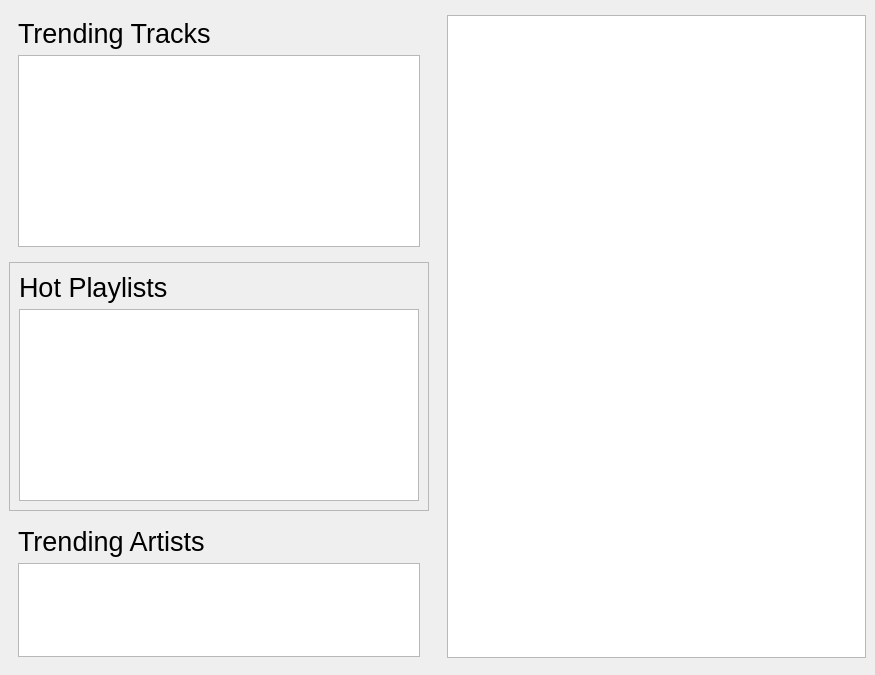
<?xml version="1.0" encoding="UTF-8"?>
<ui version="4.0">
 <class>NetworkActivityWidget</class>
 <widget class="QWidget" name="NetworkActivityWidget">
  <property name="geometry">
   <rect>
    <x>0</x>
    <y>0</y>
    <width>875</width>
    <height>675</height>
   </rect>
  </property>
  <layout class="QHBoxLayout" name="horizontalLayout_2">
   <property name="spacing">
    <number>0</number>
   </property>
   <property name="margin">
    <number>0</number>
   </property>
   <item>
    <widget class="QFrame" name="frame">
     <property name="font">
      <font>
       <pointsize>10</pointsize>
      </font>
     </property>
     <layout class="QVBoxLayout" name="verticalLayout">
      <item>
       <widget class="QFrame" name="trendingTracksFrame">
        <layout class="QVBoxLayout" name="verticalLayout_3">
         <item>
          <widget class="QLabel" name="trendingTracksLabel">
           <property name="font">
            <font>
             <pointsize>20</pointsize>
            </font>
           </property>
           <property name="text">
            <string>Trending Tracks</string>
           </property>
          </widget>
         </item>
         <item>
          <widget class="TrackView" name="trendingTracksView">
           <property name="sizePolicy">
            <sizepolicy hsizetype="Expanding" vsizetype="MinimumExpanding">
             <horstretch>0</horstretch>
             <verstretch>0</verstretch>
            </sizepolicy>
           </property>
           <property name="minimumSize">
            <size>
             <width>320</width>
             <height>0</height>
            </size>
           </property>
          </widget>
         </item>
        </layout>
       </widget>
      </item>
      <item>
       <widget class="QFrame" name="playlistsFrame">
        <property name="frameShape">
         <enum>QFrame::StyledPanel</enum>
        </property>
        <property name="frameShadow">
         <enum>QFrame::Raised</enum>
        </property>
        <layout class="QVBoxLayout" name="verticalLayout_4">
         <item>
          <widget class="QLabel" name="hotPlaylistsLabel">
           <property name="font">
            <font>
             <pointsize>20</pointsize>
            </font>
           </property>
           <property name="text">
            <string>Hot Playlists</string>
           </property>
          </widget>
         </item>
         <item>
          <widget class="Hatchet::Widgets::PlaylistWidget" name="playlistView">
           <property name="sizePolicy">
            <sizepolicy hsizetype="MinimumExpanding" vsizetype="MinimumExpanding">
             <horstretch>0</horstretch>
             <verstretch>0</verstretch>
            </sizepolicy>
           </property>
           <property name="minimumSize">
            <size>
             <width>320</width>
             <height>0</height>
            </size>
           </property>
          </widget>
         </item>
        </layout>
       </widget>
      </item>
      <item>
       <widget class="QFrame" name="trendingArtistsFrame">
        <layout class="QVBoxLayout" name="verticalLayout_5">
         <item>
          <widget class="QLabel" name="trendingArtistsLabel">
           <property name="font">
            <font>
             <pointsize>20</pointsize>
            </font>
           </property>
           <property name="text">
            <string>Trending Artists</string>
           </property>
          </widget>
         </item>
         <item>
          <widget class="GridView" name="trendingArtistsView">
           <property name="minimumSize">
            <size>
             <width>320</width>
             <height>0</height>
            </size>
           </property>
          </widget>
         </item>
        </layout>
       </widget>
      </item>
      <item>
       <spacer name="verticalSpacer">
        <property name="orientation">
         <enum>Qt::Vertical</enum>
        </property>
        <property name="sizeHint" stdset="0">
         <size>
          <width>20</width>
          <height>8</height>
         </size>
        </property>
       </spacer>
      </item>
     </layout>
    </widget>
   </item>
   <item>
    <widget class="QFrame" name="chartsFrame">
     <layout class="QHBoxLayout" name="horizontalLayout">
      <item>
       <layout class="QVBoxLayout" name="verticalLayout_2" stretch="0,1,0">
        <item>
         <widget class="Hatchet::Breadcrumb" name="breadCrumbLeft" native="true"/>
        </item>
        <item>
         <widget class="TrackView" name="tracksViewLeft">
          <property name="sizePolicy">
           <sizepolicy hsizetype="Expanding" vsizetype="Expanding">
            <horstretch>0</horstretch>
            <verstretch>0</verstretch>
           </sizepolicy>
          </property>
          <property name="minimumSize">
           <size>
            <width>320</width>
            <height>0</height>
           </size>
          </property>
         </widget>
        </item>
        <item>
         <spacer name="verticalSpacer_2">
          <property name="orientation">
           <enum>Qt::Vertical</enum>
          </property>
          <property name="sizeHint" stdset="0">
           <size>
            <width>20</width>
            <height>8</height>
           </size>
          </property>
         </spacer>
        </item>
       </layout>
      </item>
     </layout>
    </widget>
   </item>
  </layout>
 </widget>
 <customwidgets>
  <customwidget>
   <class>TrackView</class>
   <extends>QTreeView</extends>
   <header location="global">playlist/TrackView.h</header>
  </customwidget>
  <customwidget>
   <class>GridView</class>
   <extends>QListView</extends>
   <header location="global">playlist/GridView.h</header>
  </customwidget>
  <customwidget>
   <class>Hatchet::Widgets::PlaylistWidget</class>
   <extends>QListWidget</extends>
   <header>libhatchet-widgets/PlaylistWidget.h</header>
  </customwidget>
  <customwidget>
   <class>Hatchet::Breadcrumb</class>
   <extends>QWidget</extends>
   <header>widgets/Breadcrumb.h</header>
   <container>1</container>
  </customwidget>
 </customwidgets>
 <resources/>
 <connections/>
</ui>
